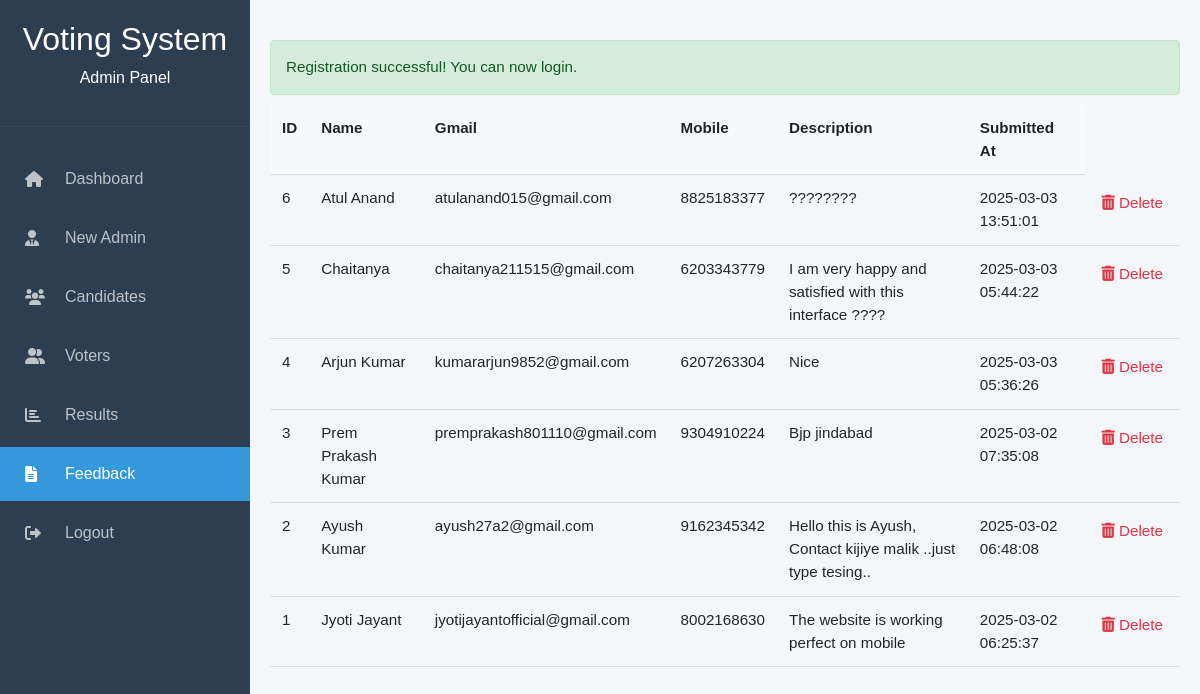
/manage_complaint.php (signed in), run on the app's committed database.
### tables this page shows
CREATE TABLE `contacts` (
  `id` int(11) NOT NULL,
  `name` varchar(100) NOT NULL,
  `gmail` varchar(100) NOT NULL,
  `mobile` varchar(20) NOT NULL,
  `description` text NOT NULL,
  `submitted_at` timestamp NOT NULL DEFAULT current_timestamp()
);

### manage_complaint.php (the view, shortened to what this page needs)
<?php
$voters = [];
try {
    $pdo = db_connect();
    $stmt = $pdo->query("SELECT * FROM contacts ORDER BY submitted_at DESC");
    $voters = $stmt->fetchAll(PDO::FETCH_ASSOC);
} catch (Exception $e) {
    $_SESSION['errors'] = ["Fetch failed: " . $e->getMessage()];
}
?>
<!DOCTYPE html>
<html lang="en">
<head>
    <link href="https://cdn.jsdelivr.net/npm/bootstrap@5.1.3/dist/css/bootstrap.min.css" rel="stylesheet">
    <link rel="stylesheet" href="https://cdnjs.cloudflare.com/ajax/libs/font-awesome/6.0.0/css/all.min.css">
    <link rel="stylesheet" href="css/dashboard.css">
</head>
<body>
    <div class="dashboard-container">
        <nav class="sidebar">
            <div class="sidebar-header">
                <h2>Voting System</h2>
                <p>Admin Panel</p>
            </div>
            <ul class="nav-menu">
                <li class="nav-item">
                    <a href="dashboard.php" class="nav-link">
                        <i class="fas fa-home"></i>
                        Dashboard
                    </a>
                </li>
                <li class="nav-item">
                    <a href="create_admin.php" class="nav-link">
                        <i class="fa-solid fa-user-tie"></i>
                        New Admin
                    </a>
                </li>
                <li class="nav-item">
                    <a href="manage_candidates.php" class="nav-link ">
                        <i class="fas fa-users"></i>
                        Candidates
                    </a>
                </li>
                <li class="nav-item">
                    <a href="manage_voters.php" class="nav-link">
                        <i class="fas fa-user-friends"></i>
                        Voters
                    </a>
                </li>
                <li class="nav-item">
                    <a href="manage_results.php" class="nav-link ">
                        <i class="fas fa-chart-bar"></i>
                        Results
                    </a>
                </li>
                <li class="nav-item">
                    <a href="manage_complaint.php" class="nav-link">
                        <i class="fa-solid fa-file-lines"></i>
                        Feedback
                    </a>
                </li>
                <li class="nav-item">
                    <a href="logout.php" class="nav-link">
                        <i class="fas fa-sign-out-alt"></i>
                        Logout
                    </a>
                </li>
            </ul>
        </nav>
        <div class="main-content">
            <div class="message-container">
                <?php if (isset($_SESSION['success'])): ?>
                    <div class="alert success">
                        <?= htmlspecialchars($_SESSION['success']) ?>
                    </div>
                <?php endif; ?>
            </div>
        <table>
            <tr>
                <th>ID</th>
                <th>Name</th>
                <th>Gmail</th>
                <th>Mobile</th>
                <th>Description</th>
                <th>Submitted At</th>
            </tr>
            <?php foreach ($voters as $voter): ?>
                <tr>
                    <td><?= htmlspecialchars($voter['id']) ?></td>
                    <td><?= htmlspecialchars($voter['name']) ?></td>
                    <td><?= htmlspecialchars($voter['gmail']) ?></td>
                    <td><?= htmlspecialchars($voter['mobile']) ?></td>
                    <td><?= htmlspecialchars($voter['description']) ?></td>
                    <td><?= htmlspecialchars($voter['submitted_at']) ?></td>
                    <td class="action-btns">
                        <form method="POST" onsubmit="return confirmDelete('<?= htmlspecialchars($voter['name']) ?>')">
                            <button type="submit" class="delete-btn">
                                <i class="fas fa-trash-alt"></i> Delete
                            </button>
                        </form>
                    </td>
                </tr>
            <?php endforeach; ?>
        </table>
    </div>
</body>
</html>

### css/dashboard.css (style rules this page uses)
* { margin: 0; padding: 0; box-sizing: border-box; font-family: 'Arial', sans-serif; }
body { background-color: #f5f6fa; }
.dashboard-container { display: flex; min-height: 100vh; }
.sidebar { background: #2c3e50; color: white; width: 250px; white-space: nowrap; min-height: 100vh; transition: all 0.3s; }
.sidebar-header { padding: 20px; text-align: center; border-bottom: 1px solid #34495e; }
.nav-menu { list-style: none; padding: 20px 0; }
.nav-item { margin: 5px 0; }
.nav-link { color: #bdc3c7; text-decoration: none; padding: 15px 25px; display: flex; align-items: center; transition: all 0.3s; }
.nav-link.active { background: #3498db; color: white; }
.nav-link i { margin-right: 15px; width: 25px; }
.main-content { flex: 1; padding: 20px; }

### manage_complaint.php (style rules this page uses)
table { width: 100%; border-collapse: collapse; margin-top: 20px; font-size: 0.95rem; }
th, td { padding: 12px; text-align: left; border-bottom: 1px solid #ddd; vertical-align: top; }
th { background-color: #f8f9fa; }
.action-btns { white-space: nowrap; }
.delete-btn { color: #dc3545; background: none; border: none; padding: 5px; cursor: pointer; transition: opacity 0.2s; }
.main-content { flex: 1; padding: 20px; position: relative; overflow-x: auto; }
.message-container { margin: 0 0 20px 0; position: sticky; top: 20px; z-index: 1000; }
.alert { padding: 15px; margin: 10px 0; border-radius: 4px; font-size: 0.95rem; }
.success { background-color: #d4edda; border: 1px solid #c3e6cb; color: #155724; }

### data on the page
contacts: id "6", name "Atul Anand", gmail "atulanand015@gmail.com", mobile "8825183377", description "????????", submitted_at "2025-03-03 13:51:01"
contacts: id "5", name "Chaitanya", gmail "chaitanya211515@gmail.com", mobile "6203343779", description "I am very happy and satisfied with this interface ????", submitted_at "2025-03-03 05:44:22"
contacts: id "4", name "Arjun Kumar", gmail "kumararjun9852@gmail.com", mobile "6207263304", description "Nice", submitted_at "2025-03-03 05:36:26"
contacts: id "3", name "Prem Prakash Kumar", gmail "premprakash801110@gmail.com", mobile "9304910224", description "Bjp jindabad", submitted_at "2025-03-02 07:35:08"
contacts: id "2", name "Ayush Kumar", gmail "ayush27a2@gmail.com", mobile "9162345342", description "Hello this is Ayush, Contact kijiye malik ..just type tesing..", submitted_at "2025-03-02 06:48:08"
contacts: id "1", name "Jyoti Jayant", gmail "jyotijayantofficial@gmail.com", mobile "8002168630", description "The website is working perfect on mobile", submitted_at "2025-03-02 06:25:37"

### other printed values
$_SESSION['success'] "Registration successful! You can now login."
